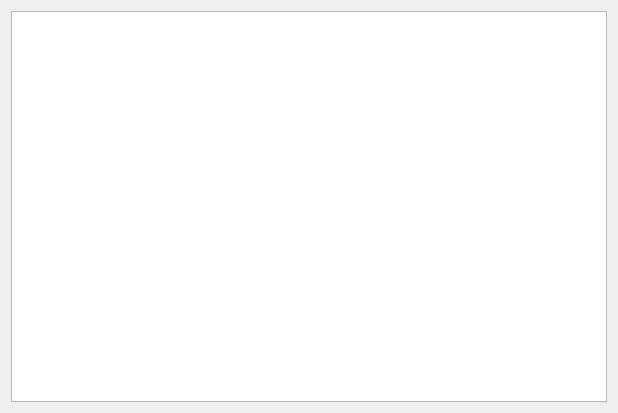
<?xml version="1.0" encoding="UTF-8"?>
<ui version="4.0">
 <class>dtuselfcheckinfoClass</class>
 <widget class="QWidget" name="dtuselfcheckinfoClass">
  <property name="geometry">
   <rect>
    <x>0</x>
    <y>0</y>
    <width>618</width>
    <height>413</height>
   </rect>
  </property>
  <property name="windowTitle">
   <string>异常详情</string>
  </property>
  <layout class="QGridLayout" name="gridLayout">
   <item row="0" column="0">
    <widget class="QTableWidget" name="tableWidget"/>
   </item>
  </layout>
 </widget>
 <layoutdefault spacing="6" margin="11"/>
 <resources/>
 <connections/>
</ui>
